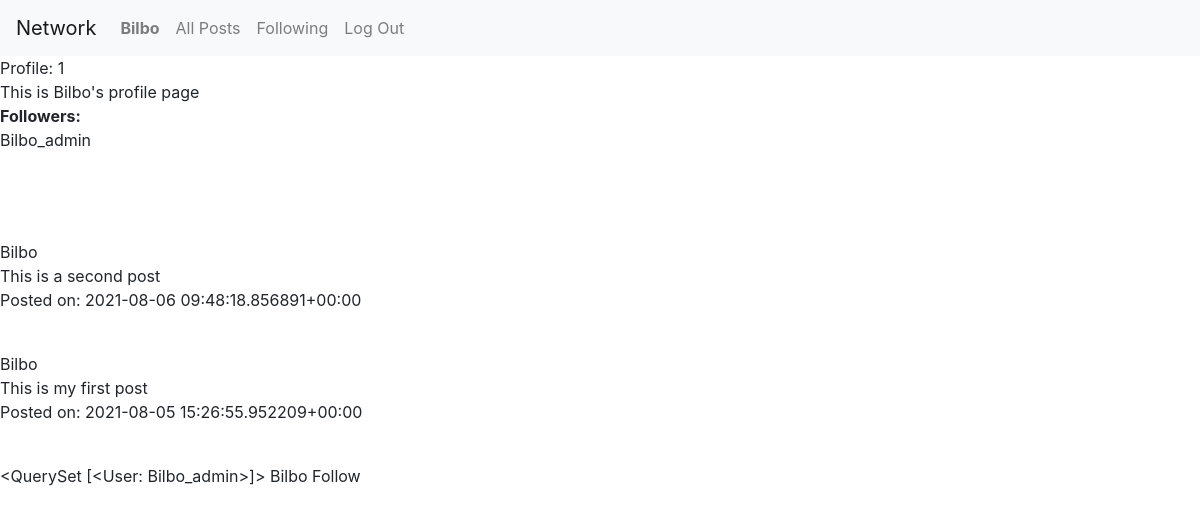
The page /profile/Bilbo (signed in) on the database its author committed.
### network/models.py (models this page shows)
class User(AbstractUser):
    following = models.ManyToManyField("User", related_name="users_followed", blank = True)
    followers = models.ManyToManyField("User", related_name="users_follow", blank = True)

class Post(models.Model):
    post_creator = models.ForeignKey(User, on_delete = models.CASCADE)
    time_created = models.DateTimeField(auto_now_add=True)
    content = models.TextField(blank=True, null=True)
    def __str__(self):
        newline = '\n'
        return f"{self.post_creator}{newline}{self.content} {newline} Posted on: {self.time_created}"

### network/views.py (the view)
# urls.py: path("profile/<str:username>", views.get_profile, name="profile"),
@login_required(login_url = '/login')
def get_profile(request,username):
    Posts = Post.objects.filter(post_creator__username = username).order_by('-time_created').all()
    profile_id = User.objects.filter(username = username).get().id
    active_user = request.user
    followers = User.objects.get(username = username).followers.all()
    if active_user in followers:
        btn_text = "Unfollow"
    else:
        btn_text = "Follow"
    if str(active_user) == str(username):
        is_user = 1
    else:
        is_user = 0
    return render(request, "network/profile.html", {
        "username": username,
        "profile_id": profile_id,
        "Posts": Posts,
        "is_user": is_user,
        "followers": followers,
        "btn_text": btn_text,
        "active_user": active_user
    })

### network/templates/network/profile.html (shortened to what this page needs)
{% extends "network/layout.html" %}
{% load static %}
{% block body %}
    Profile: {{profile_id}}
    <br>
    This is {{username}}'s profile page
    <br>
    <b>Followers:</b>
    {% for follower in followers %}
        {{follower|linebreaks}}
        <br>
    {% endfor %}
    <br><br>
    {% for Post in Posts %}
        {{Post|linebreaks}}
        <br>
    {% endfor %}
    {{followers}}
    {{active_user}}
    {{btn_text}}
{% endblock %}

### network/templates/network/layout.html (shortened to what this page needs)
{% load static %}
<!DOCTYPE html>
<html lang="en">
    <head>
        <link rel="stylesheet" href="https://stackpath.bootstrapcdn.com/bootstrap/4.4.1/css/bootstrap.min.css">
        <link href="{% static 'network/styles.css' %}" rel="stylesheet">
    </head>
    <body>
        <nav class="navbar navbar-expand-lg navbar-light bg-light">
            <a class="navbar-brand" href="#">Network</a>
            <div>
              <ul class="navbar-nav mr-auto">
                {% if user.is_authenticated %}
                    <li class="nav-item">
                        <a class="nav-link" href="{% url 'profile' user.username %}"><strong>{{ user.username }}</strong></a>
                    </li>
                {% endif %}
                <li class="nav-item">
                  <a class="nav-link" href="{% url 'index' %}">All Posts</a>
                </li>
                {% if user.is_authenticated %}
                    <li class="nav-item">
                        <a class="nav-link" href="{% url 'following_posts' %}">Following</a>
                    </li>
                    <li class="nav-item">
                        <a class="nav-link" href="{% url 'logout' %}">Log Out</a>
                    </li>
                {% endif %}
              </ul>
            </div>
          </nav>
        <div class="body">
            {% block body %}
            {% endblock %}
        </div>
    </body>
</html>

### rows shown on the page
User: username "Bilbo"
User: username "Bilbo_admin", username "<QuerySet [<User: Bilbo_admin>]>"
Post: post_creator+content+time_created "Bilbo This is a second post Posted on: 2021-08-06 09:48:18.856891+00:00"
Post: post_creator+content+time_created "Bilbo This is my first post Posted on: 2021-08-05 15:26:55.952209+00:00"

### other values the page prints
{{ profile_id }} "1"
{{ btn_text }} "Follow"
